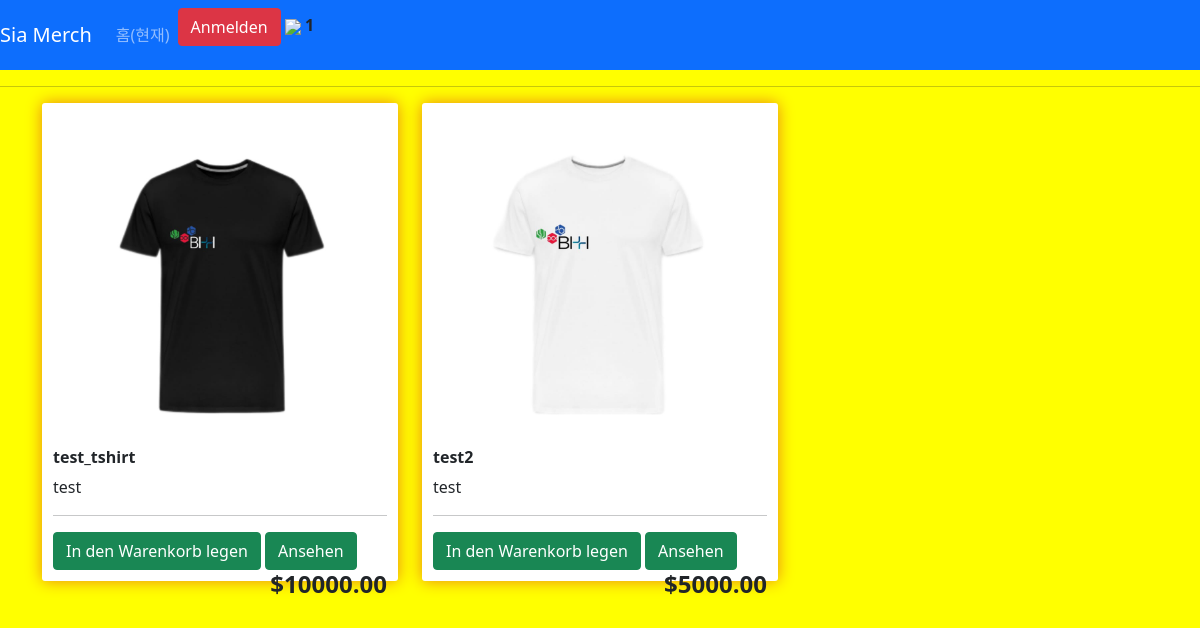
The app's page / (signed in) with its own data.
### store/models.py (models this page shows, shortened)
class Order(models.Model):
    customer = models.ForeignKey(Customer, on_delete=models.SET_NULL, blank=True, null=True)
    dated_ordered = models.DateTimeField(auto_now_add=True)
    complete = models.BooleanField(default=False, null=True, blank=True)
    transation_id = models.CharField(max_length=200, null=True)
    def get_cart_items(self):
        orderitems = self.orderitem_set.all()
        total = sum([item.quantity for item in orderitems])
        return total

class OrderItem(models.Model):
    product = models.ForeignKey(Product, on_delete=models.SET_NULL, blank=True, null=True)
    order = models.ForeignKey(Order, on_delete=models.SET_NULL, blank=True, null=True)
    quantity = models.IntegerField(default=0, null=True, blank=True)
    dated_added = models.DateTimeField(auto_now_add=True)

class Product(models.Model):
    name = models.CharField(max_length=200)
    price = models.FloatField()
    digital = models.BooleanField(default=False, null=True, blank=True)
    image = models.ImageField(null=True, blank=True)
    @property
    def imageURL(self):
        try:
            url = self.image.url
        except:
            url = ''
        return url

### store/views.py (the view)
# urls.py: path('', include('store.urls')),
def store(request):
    Data = cart_data(request)
    cartItems = Data['cartItems']
    products = Product.objects.all()
    context = {'products': products, 'cartItems': cartItems}
    return render(request, 'store/store.html', context)

### store/process_cookie.py (called while the page is built)
def cart_data(request):
    if request.user.is_authenticated:
        customer = request.user.customer
        order, created = Order.objects.get_or_create(customer=customer, complete=False)
        items = order.orderitem_set.all()
        cartItems = order.get_cart_items
    else:
        CookieData = cookie_cart(request)
        cartItems = CookieData['cartItems']
        order = CookieData['order']
        items = CookieData['items']
    return {'items': items, 'order': order, 'cartItems': cartItems}

### store/templates/store/store.html
{% extends 'store/main.html'%}
{% load static %}
{% block content %}
<div class="row">
    {% for product in products %}
    <div class="col-lg-4">
        <div class= "box">
        <img width=100% src="{{product.imageURL}}" alt="">
        <h6><strong>{{product.name}}</strong></h6>
        test
        <hr>
        <button data-product={{product.id}} data-action="add" class="btn btn-success cart-update">In den Warenkorb legen</button>
        <a href="#" class="btn btn-success">Ansehen</a>
        <h4 style="display: inline-block; float: right"><strong>${{product.price|floatformat:2}}</strong></h4>
        </div>
    </div>
    {% endfor %}
</div>
{% endblock content %}

### store/templates/store/main.html (shortened to what this page needs)
<!DOCTYPE html>
{% load static %}
<html>
    <head>
        <link href="https://cdn.jsdelivr.net/npm/bootstrap@5.0.2/dist/css/bootstrap.min.css" rel="stylesheet">
        <link rel="stylesheet" type ="text/css" href="{% static 'css/main.css' %}">
    </head>
    <body>
        <nav class="navbar navbar-expand-lg navbar-dark bg-primary">
        <a class="navbar-brand" href="{% url 'store' %}">Sia Merch</a>
        <div class="collapse navbar-collapse" id="navbarSupportedContent">
            <ul class="navbar-nav mr-auto">
            <li class="nav-item active">
                <a class="nav-link" href="{% url 'store' %}">홈<span class="sr-only">(현재)</span></a>
            </li>
            </ul>
            <div class="form-inline my-2 my-lg-0">
                <a href="#" class="btn btn-danger">Anmelden</a>
                <a href ="{% url 'cart' %}">
                    <img src="{% static 'images/shopping-cart-16.png'%}">
                </a>
                <b>{{cartItems}}</b></p>
            </div>
        </div>
        </nav>
        <hr>
        <div class="container">
            <p>
            {% block content %}
            {% endblock content %}
        </div>
    </body>
</html>

### static/css/main.css (style rules this page uses)
body { background-color: yellow; }
.box { box-shadow:hsl(32, 85%, 50%) 0 0 16px; background-color: #fff; border-radius: 3px; padding: 11px; }

### records on screen
Order: id.quantity "1"
Product: imageURL (picture), name "test_tshirt", price "10000.00"
Product: imageURL (picture), name "test2", price "5000.00"
